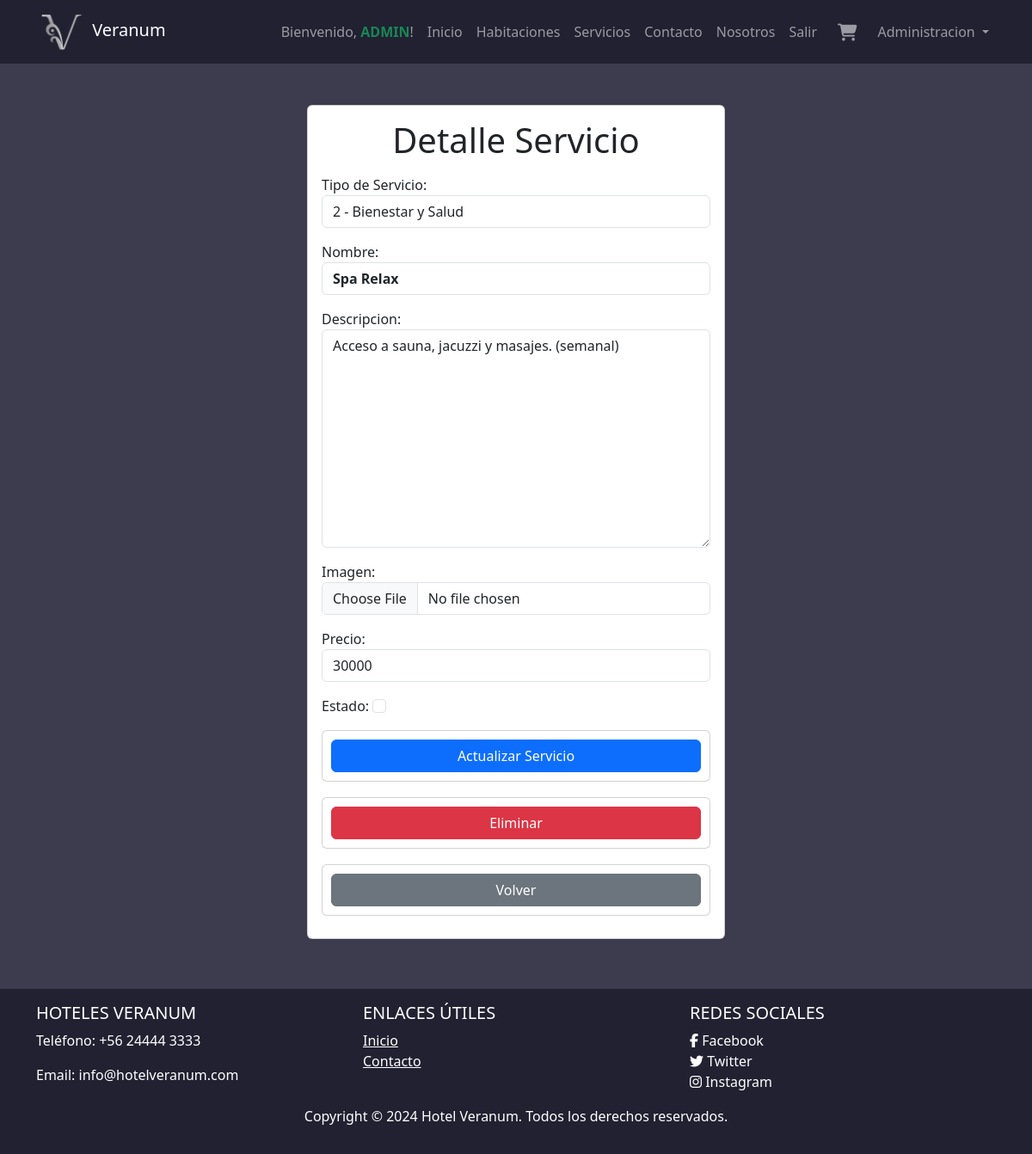
The page /servicio/1/ (signed in) on the database its author committed.
### hotel/models.py (models this page shows, shortened)
class Servicio(models.Model):
    id = models.AutoField(primary_key=True, verbose_name='ID')
    tipo_servicio = models.ForeignKey(TipoServicio, on_delete=models.CASCADE, verbose_name='Tipo de Servicio')
    nombre = models.CharField(max_length=50, verbose_name='Nombre')
    descripcion = models.TextField(verbose_name='Descripcion')
    imagen = models.ImageField(upload_to="servicios", verbose_name='Imagen')
    precio = models.DecimalField(max_digits=10, decimal_places=0, verbose_name='Precio')
    estado = models.BooleanField(default=True, verbose_name='Estado')
    class Meta:
        db_table = 'Servicio'
        verbose_name = "Servicio"
        verbose_name_plural = "Servicios"
        ordering = ['id']

class TipoServicio(models.Model):
    id = models.AutoField(primary_key=True, verbose_name='ID')
    nombre = models.CharField(max_length=50, verbose_name='Nombre')
    class Meta:
        db_table = 'Tipo_Servicio'
        verbose_name = "Tipo de servicio"
        verbose_name_plural = "Tipos de servicios"
        ordering = ['id']
    def __str__(self):
        return f'{self.id} - {self.nombre}'

### hotel/views.py (the view, shortened to what this page needs)
# urls.py: path('servicio/<int:servicio_id>/', views.detalle_servicio, name='detalle_servicio'),
@login_required
def detalle_servicio(request, servicio_id):
    if not request.user.is_staff:
        return redirect('home')
    if request.method == 'GET':
        servicio = get_object_or_404(Servicio, pk=servicio_id)
        form = ServicioForm(instance=servicio)
        return render(request, 'detalle_servicio.html', {'servicio': servicio, 'form': form})

### hotel/forms.py
class ServicioForm(forms.ModelForm):
    class Meta:
        model = Servicio
        fields = '__all__'
        widgets = {
            'tipo_servicio': forms.Select(attrs={'class': 'form-control'}),
            'nombre': forms.TextInput(attrs={'class': 'form-control fw-semibold'}),
            'descripcion': forms.Textarea(attrs={'class': 'form-control'}),
            'imagen': forms.FileInput(attrs={'class': 'form-control'}),
            'precio': forms.NumberInput(attrs={'class': 'form-control'}),
            'estado': forms.CheckboxInput(attrs={'class': 'form-check-input'}),
        }

### hotel/context_processor.py (called while the page is built)
def total_carrito(request):
    total = 0
    if request.user.is_authenticated:
        if "carrito" in request.session.keys():
            for key, value in request.session["carrito"].items():
                total += int(value["acumulado"])
    return {"total_carrito": total}

### hotel/templates/detalle_servicio.html (shortened to what this page needs)
{% extends "base.html" %}
{% load static%}
{% block content %}
<main class="container">
    <div class="row m-5">
        <div class="col-md-6 offset-md-3">
            <div class="card card-body">
                <h1 class="m-auto mb-3">Detalle Servicio</h1>
                <form method="POST" enctype="multipart/form-data" class="mb-2">
                    {{ form.as_p }}
                    <div class="card">
                        <button type="submit" class="btn btn-primary">Actualizar Servicio</button>
                    </div>
                </form>
                <form action="{% url 'eliminar_servicio' servicio.id %}" method="POST" class="card">
                    <button class="btn btn-danger">
                        Eliminar
                    </button>
                </form>
                <a href="/servicio" class="card mt-2" style="text-decoration: none"><button class="btn btn-secondary">Volver</button></a>
            </div>
        </div>
    </div>
</main>
{% endblock content %}

### hotel/templates/base.html (shortened to what this page needs)
{% load static %}
<!DOCTYPE html>
<html lang="es">
<head>
    <link rel="stylesheet" href="{% static 'hotel/css/style.css' %}">
    <link rel="stylesheet" href="https://cdnjs.cloudflare.com/ajax/libs/font-awesome/5.15.4/css/all.min.css">
    <link rel="stylesheet" href="https://cdn.jsdelivr.net/npm/bootstrap@5.3.3/dist/css/bootstrap.min.css">
</head>
<body class="fondo">
    <nav class="navbar navbar-expand-lg navbar-dark color1">
        <div class="container">
            <a class="navbar-brand" href="/"><img src="{% static 'hotel/img/Logo-Veranum3.png' %}" alt="" width="60" height="48" class="d-inline-block align-text-center"> Veranum</a>
            <div class="collapse navbar-collapse " id="navbarNavDropdown">
                <ul class="navbar-nav ms-auto">
                    {% if user.is_authenticated %}
                        <li class="nav-item">
                            {% if request.user.is_superuser %}
                                <span class="nav-link fw-light">Bienvenido, <span
                                        class="text-success fw-semibold text-uppercase">{{ user.username }}</span>!</span>
                            {% elif request.user.is_staff %}
                                <span class="nav-link fw-light">Bienvenido, <span
                                        class="text-primary fw-semibold text-uppercase">{{ user.username }}</span>!</span>
                            {% else %}
                                <span class="nav-link fw-light">Bienvenido, <span
                                        class="text-white fw-semibold text-uppercase">{{ user.username }}</span>!</span>
                            {% endif %}
                        </li>
                    {% endif %}
                    <li>
                        <a class="nav-link" href="{% url 'home' %}">Inicio</a>
                    </li>
                    <li>
                        <a class="nav-link" href="">Habitaciones</a>
                    </li>
                    <li>
                        <a class="nav-link" href="{% url 'servicioCl' %}">Servicios</a>
                    </li>
                    <li>
                        <a class="nav-link" href="">Contacto</a>
                    </li>
                    <li>
                        <a class="nav-link" href="">Nosotros</a>
                    </li>
                    {% if user.is_authenticated %}
                        <li class="nav-item">
                            <a class="nav-link" href="/logout">Salir</a>
                        </li>
                        <div class="mx-2">
                            <a class="nav-link active" aria-current="page" href="{% url 'carrito' %}">
                                <i class="fa-solid fa-cart-shopping fa-lg" style="color: #9b9ba3;"></i>
                            </a>
                        </div>
                        {% if request.user.is_staff %}
                            <li class="nav-item dropdown">
                                <a class="nav-link dropdown-toggle" href="#" role="button" data-bs-toggle="dropdown"
                                    aria-expanded="false">
                                    Administracion
                                </a>
                            </li>
                        {% endif %}
                    {% endif %}
                </ul>
            </div>
        </div>
    </nav>
    {% block content %}
    {% endblock %}
    <footer class="footer py-3 text-white color1">
        <div class="container">
            <div class="row">
                <div class="col-md-4">
                    <h5 class="text-uppercase">Hoteles Veranum</h5>
                    <p>Teléfono: +56 24444 3333</p>
                    <p>Email: info@hotelveranum.com</p>
                </div>
                <div class="col-md-4">
                    <h5 class="text-uppercase">Enlaces útiles</h5>
                    <ul class="list-unstyled">
                        <li><a href="{% url 'home' %}" class="text-white">Inicio</a></li>
                        <li><a href="#" class="text-white">Contacto</a></li>
                    </ul>
                </div>
                <div class="col-md-4">
                    <h5 class="text-uppercase">Redes sociales</h5>
                    <ul class="list-unstyled">
                        <li><a href="#" class="text-white" style="text-decoration: none;"><i class="fab fa-facebook-f"></i> Facebook</a></li>
                        <li><a href="#" class="text-white" style="text-decoration: none;"><i class="fab fa-twitter"></i> Twitter</a></li>
                        <li><a href="#" class="text-white" style="text-decoration: none;"><i class="fab fa-instagram"></i> Instagram</a></li>
                    </ul>
                </div>
            </div>
            <p class="text-center text-white">Copyright &copy; 2024 Hotel Veranum. Todos los derechos reservados.
            </p>
        </div>
    </footer>
</body>
</html>

### hotel/static/hotel/css/style.css (style rules this page uses)
body { display: flex; flex-direction: column; min-height: 100vh; }
footer { margin-top: auto; justify-content: end; bottom: 0; width: auto; }
.card { display: flex; border: 1px solid #ccc; border-radius: 8px; padding: 10px; margin-bottom: 10px; }
.fondo { background-color: #3C3C4E; }
.color1 { background-color: #212132; }

### rows shown on the page
Servicio: tipo_servicio "2 - Bienestar y Salud", descripcion "Acceso a sauna, jacuzzi y masajes. (semanal)", precio "30000"
TipoServicio: nombre "Spa Relax"

### other values the page prints
{{ user.username }} "ADMIN"
